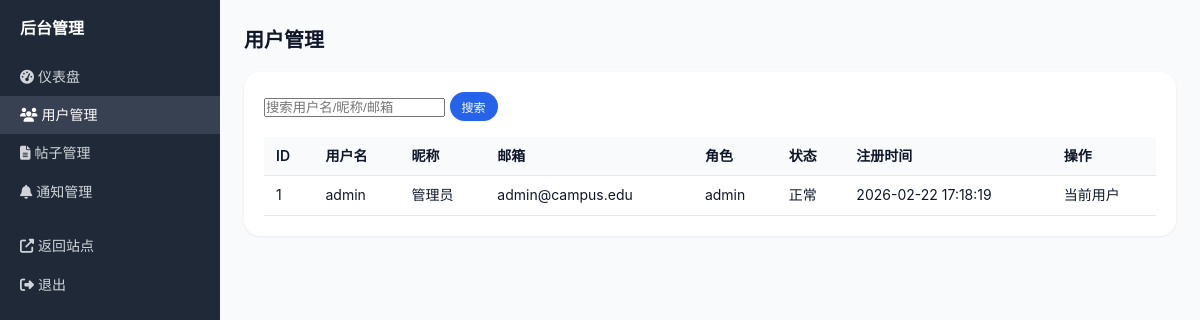
The page /admin/users.php (signed in) on the database its author committed.
### tables this page shows
CREATE TABLE users (
    id INT PRIMARY KEY AUTO_INCREMENT,
    username VARCHAR(50) NOT NULL UNIQUE COMMENT '用户名',
    password VARCHAR(255) NOT NULL COMMENT '密码（加密存储）',
    email VARCHAR(100) NOT NULL UNIQUE COMMENT '邮箱',
    nickname VARCHAR(50) COMMENT '昵称',
    avatar VARCHAR(255) DEFAULT 'default_avatar.png' COMMENT '头像',
    signature VARCHAR(255) COMMENT '个性签名',
    role ENUM('admin', 'moderator', 'user') DEFAULT 'user' COMMENT '角色',
    status TINYINT DEFAULT 1 COMMENT '状态：0-禁用，1-正常',
    created_at TIMESTAMP DEFAULT CURRENT_TIMESTAMP COMMENT '创建时间',
    updated_at TIMESTAMP DEFAULT CURRENT_TIMESTAMP ON UPDATE CURRENT_TIMESTAMP COMMENT '更新时间',
    last_login TIMESTAMP NULL COMMENT '最后登录时间'
);

### includes/functions.php (called while the page is built, shortened)
<?php
function getCurrentUser() {
    $pdo = getDBConnection();
    $stmt = $pdo->prepare("SELECT * FROM users WHERE id = ? AND status = 1");
    $stmt->execute([$_SESSION['user_id']]);
    return $stmt->fetch();
}

### admin/users.php (the view, shortened to what this page needs)
<?php
$pdo = getDBConnection();
$q = trim($_GET['q'] ?? '');
$page = max(1, (int) ($_GET['page'] ?? 1));
$perPage = 20;
$offset = ($page - 1) * $perPage;
$sql = "SELECT id, username, nickname, email, avatar, role, status, created_at FROM users WHERE 1=1";
$params = [];
$sql .= " ORDER BY id DESC LIMIT " . (int)$perPage . " OFFSET " . (int)$offset;
$stmt = $pdo->prepare($sql);
$stmt->execute($params);
$users = $stmt->fetchAll();
include __DIR__ . '/includes/header.php';
?>
<h1 class="admin-page-title">用户管理</h1>
<div class="admin-card">
    <form method="GET" action="" style="margin-bottom: 1rem;">
        <input type="text" name="q" value="<?php echo htmlspecialchars($q); ?>" placeholder="搜索用户名/昵称/邮箱">
        <button type="submit" class="btn btn-primary btn-sm">搜索</button>
    </form>
    <table class="admin-table">
        <thead>
            <tr>
                <th>ID</th>
                <th>用户名</th>
                <th>昵称</th>
                <th>邮箱</th>
                <th>角色</th>
                <th>状态</th>
                <th>注册时间</th>
                <th>操作</th>
            </tr>
        </thead>
        <tbody>
            <?php foreach ($users as $u): ?>
            <tr>
                <td><?php echo $u['id']; ?></td>
                <td><?php echo htmlspecialchars($u['username']); ?></td>
                <td><?php echo htmlspecialchars($u['nickname'] ?? '-'); ?></td>
                <td><?php echo htmlspecialchars($u['email'] ?? '-'); ?></td>
                <td><?php echo $u['role']; ?></td>
                <td><?php echo $u['status'] ? '正常' : '禁用'; ?></td>
                <td><?php echo $u['created_at']; ?></td>
                <td>
                    <?php if ($u['id'] != getCurrentUser()['id']): ?>
                    <form method="POST" style="display:inline;">
                        <input type="hidden" name="csrf_token" value="<?php echo generateCSRFToken(); ?>">
                        <input type="hidden" name="action" value="toggle_status">
                        <input type="hidden" name="user_id" value="<?php echo $u['id']; ?>">
                        <button type="submit" class="btn btn-sm <?php echo $u['status'] ? 'btn-danger' : 'btn-outline'; ?>">
                            <?php echo $u['status'] ? '禁用' : '启用'; ?>
                        </button>
                    </form>
                    <?php else: ?>
                    <span class="text-muted">当前用户</span>
                    <?php endif; ?>
                </td>
            </tr>
            <?php endforeach; ?>
        </tbody>
    </table>
</div>
<?php include __DIR__ . '/includes/footer.php'; ?>

### assets/css/style.css (style rules this page uses)
:root { --primary-color: #2563eb; --primary-hover: #1d4ed8; --primary-light: rgba(37, 99, 235, 0.08); --secondary-color: #6b7280; --success-color: #10b981; --danger-color: #ef4444; --warning-color: #f59e0b; --info-color: #3b82f6; --bg-color: #f8fafc; --card-bg: #ffffff; --text-primary: #0f172a; --text-secondary: #64748b; --text-muted: #94a3b8; --border-color: #e2e8f0; --shadow-sm: 0 1px 2px 0 rgba(15, 23, 42, 0.04); --shadow: 0 1px 3px 0 rgba(15, 23, 42, 0.06), 0 1px 2px -1px rgba(15, 23, 42, 0.04); --shadow-md: 0 4px 6px -1px rgba(15, 23, 42, 0.04), 0 2px 4px -2px rgba(15, 23, 42, 0.04); --shadow-lg: 0 10px 15px -3px rgba(15, 23, 42, 0.04), 0 4px 6px -4px rgba(15, 23, 42, 0.04); --radius-sm: 0.5rem; --radius: 0.75rem; --radius-md: 1rem; --radius-lg: 1.25rem; --header-height: 64px; --max-width: 1280px; }
* { margin: 0; padding: 0; box-sizing: border-box; }
body { font-family: -apple-system, BlinkMacSystemFont, 'Segoe UI', Roboto, 'Helvetica Neue', Arial, sans-serif; background: linear-gradient(180deg, #f1f5f9 0%, var(--bg-color) 12rem); color: var(--text-primary); line-height: 1.6; min-height: 100vh; -webkit-font-smoothing: antialiased; }
.btn { display: inline-flex; align-items: center; justify-content: center; gap: 0.5rem; padding: 0.55rem 1.15rem; border-radius: 999px; font-size: 0.875rem; font-weight: 500; cursor: pointer; transition: all 0.2s ease; border: none; box-shadow: var(--shadow-sm); }
.btn-primary { background-color: var(--primary-color); color: white; }
.btn-sm { padding: 0.375rem 0.75rem; font-size: 0.75rem; }
.admin-page-title { font-size: 1.25rem; margin-bottom: 1rem; font-weight: 600; }
.admin-card { background: var(--card-bg); border-radius: var(--radius-md); box-shadow: var(--shadow); padding: 1.25rem; margin-bottom: 1rem; }
.admin-table { width: 100%; border-collapse: collapse; }
.admin-table th, .admin-table td { padding: 0.5rem 0.75rem; text-align: left; border-bottom: 1px solid var(--border-color); font-size: 0.875rem; }
.admin-table th { background: var(--bg-color); font-weight: 600; }

### rows shown on the page
users: id "1", username "admin", nickname "管理员", email "admin@campus.edu", role "admin", status "正常", created_at "2026-02-22 17:18:19", shows "当前用户"
